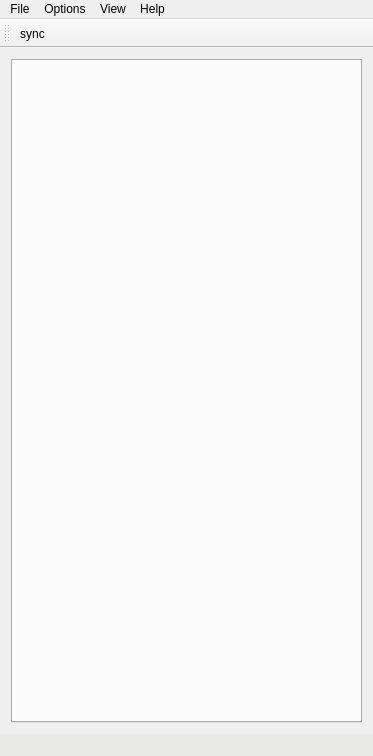
<?xml version="1.0" encoding="UTF-8"?>
<ui version="4.0">
 <class>MainWindow</class>
 <widget class="QMainWindow" name="MainWindow">
  <property name="geometry">
   <rect>
    <x>0</x>
    <y>0</y>
    <width>373</width>
    <height>756</height>
   </rect>
  </property>
  <property name="sizePolicy">
   <sizepolicy hsizetype="MinimumExpanding" vsizetype="MinimumExpanding">
    <horstretch>0</horstretch>
    <verstretch>0</verstretch>
   </sizepolicy>
  </property>
  <property name="minimumSize">
   <size>
    <width>0</width>
    <height>0</height>
   </size>
  </property>
  <property name="windowTitle">
   <string>eye</string>
  </property>
  <property name="unifiedTitleAndToolBarOnMac">
   <bool>true</bool>
  </property>
  <widget class="QWidget" name="centralWidget">
   <layout class="QVBoxLayout" name="verticalLayout">
    <item>
     <widget class="QTabWidget" name="tabWidget">
      <property name="sizePolicy">
       <sizepolicy hsizetype="Minimum" vsizetype="Minimum">
        <horstretch>0</horstretch>
        <verstretch>0</verstretch>
       </sizepolicy>
      </property>
      <property name="currentIndex">
       <number>-1</number>
      </property>
      <property name="tabsClosable">
       <bool>false</bool>
      </property>
     </widget>
    </item>
   </layout>
  </widget>
  <widget class="QMenuBar" name="menuBar">
   <property name="geometry">
    <rect>
     <x>0</x>
     <y>0</y>
     <width>373</width>
     <height>22</height>
    </rect>
   </property>
   <widget class="QMenu" name="menuFile">
    <property name="title">
     <string>File</string>
    </property>
    <addaction name="actionQuit"/>
   </widget>
   <widget class="QMenu" name="menuHelp">
    <property name="title">
     <string>Help</string>
    </property>
    <addaction name="actionAbout"/>
   </widget>
   <widget class="QMenu" name="menuOptions">
    <property name="title">
     <string>Options</string>
    </property>
    <addaction name="actionSynchronizeStreams"/>
   </widget>
   <widget class="QMenu" name="menuView">
    <property name="title">
     <string>View</string>
    </property>
    <addaction name="actionFullScreen"/>
   </widget>
   <addaction name="menuFile"/>
   <addaction name="menuOptions"/>
   <addaction name="menuView"/>
   <addaction name="menuHelp"/>
  </widget>
  <widget class="QStatusBar" name="statusBar">
   <property name="styleSheet">
    <string notr="true">background-color: rgb(233, 233, 232);</string>
   </property>
  </widget>
  <widget class="QToolBar" name="toolBar">
   <property name="windowTitle">
    <string>toolBar</string>
   </property>
   <attribute name="toolBarArea">
    <enum>TopToolBarArea</enum>
   </attribute>
   <attribute name="toolBarBreak">
    <bool>false</bool>
   </attribute>
   <addaction name="actionSync"/>
  </widget>
  <action name="actionAbout">
   <property name="text">
    <string>About</string>
   </property>
  </action>
  <action name="actionQuit">
   <property name="text">
    <string>Quit</string>
   </property>
  </action>
  <action name="actionSynchronizeStreams">
   <property name="checkable">
    <bool>true</bool>
   </property>
   <property name="text">
    <string>Synchronize streams</string>
   </property>
  </action>
  <action name="actionScaleToFitFrame">
   <property name="checkable">
    <bool>true</bool>
   </property>
   <property name="text">
    <string>Scale to fit frame</string>
   </property>
  </action>
  <action name="actionFullScreen">
   <property name="checkable">
    <bool>true</bool>
   </property>
   <property name="text">
    <string>Full Screen</string>
   </property>
  </action>
  <action name="actionSync">
   <property name="text">
    <string>sync</string>
   </property>
  </action>
 </widget>
 <layoutdefault spacing="6" margin="11"/>
 <resources/>
 <connections/>
</ui>
